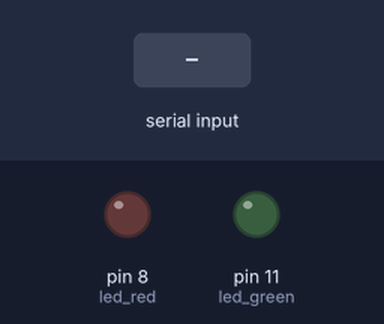
Bench run of a sketch on a simulated Arduino Uno, built with avr-gcc and run on an emulated ATmega328P. Shown: output pins drawn as LEDs (lit = HIGH). Dashed ring = blinking. The test bench sets the inputs (shaded band).

Above: at 1.2 s.
1.3 s: "g" received over Serial
At 1.7 s:
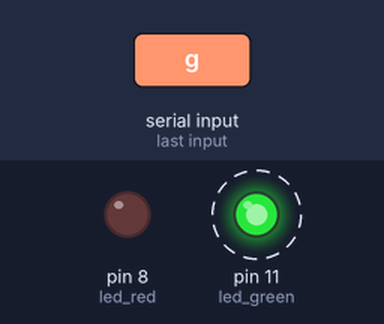
4.3 s: "r" received over Serial
At 4.7 s:
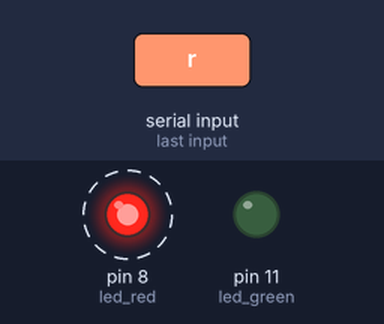
Timing chart, 0 to 13.3 s (numbered marks = the images above; inputs shaded):
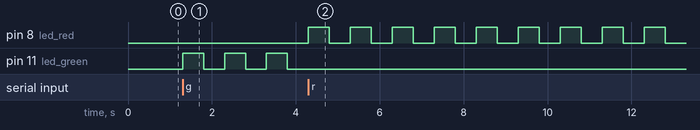

The sketch:

red_green_blink.ino
```cpp
#include <SoftwareSerial.h>
SoftwareSerial BLU(0,1);
int led_green=11;
int led_red=8;
int time_del=500;
int led=led_red,prev=0;

void setup()
{
Serial.begin(9600);
BLU.begin(9600);
pinMode(led_green,OUTPUT);
pinMode(led_red,OUTPUT);
}

void loop()
{
  if (Serial.available())
  {
    char letter=Serial.read();
    if (letter=='g')
    {
      prev=led;
      led=led_green;
      digitalWrite(prev,LOW);
    }
    else if (letter=='r')
    {
      prev=led;
      led=led_red;
      digitalWrite(prev,LOW);
    }
    else if (letter=='f')
      time_del/=2;
    else if (letter=='s')
      time_del*=2;
  }
  if (prev)
  {
    digitalWrite(led,HIGH);
    delay(time_del);
    digitalWrite(led,LOW);
    delay(time_del);
  }
}
```

Measured:
- after the input at 1.3 s, pin 11 (led_green): alternates HIGH for 0.50 s and LOW for 0.50 s, starting at once
- after the input at 4.3 s, pin 8 (led_red): alternates HIGH for 0.50 s and LOW for 0.50 s, starting at once; pin 11 (led_green): stops changing and stays LOW
